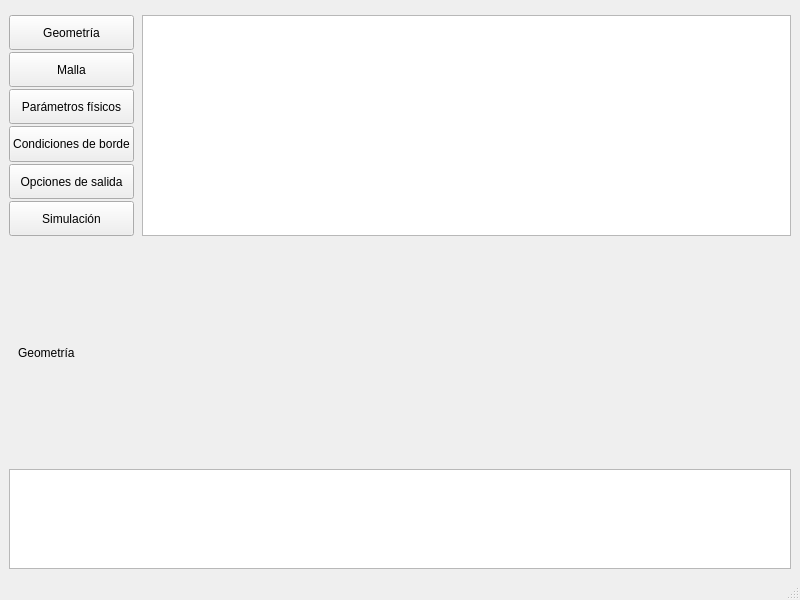
<?xml version="1.0" encoding="UTF-8"?>
<ui version="4.0">
 <class>ventanaPrincipal</class>
 <widget class="QMainWindow" name="ventanaPrincipal">
  <property name="geometry">
   <rect>
    <x>0</x>
    <y>0</y>
    <width>800</width>
    <height>600</height>
   </rect>
  </property>
  <property name="windowTitle">
   <string>MainWindow</string>
  </property>
  <widget class="QWidget" name="centralwidget">
   <layout class="QVBoxLayout" name="verticalLayout_2">
    <item>
     <widget class="QFrame" name="frameModelo">
      <property name="sizePolicy">
       <sizepolicy hsizetype="Expanding" vsizetype="Preferred">
        <horstretch>0</horstretch>
        <verstretch>0</verstretch>
       </sizepolicy>
      </property>
      <property name="frameShape">
       <enum>QFrame::StyledPanel</enum>
      </property>
      <property name="frameShadow">
       <enum>QFrame::Raised</enum>
      </property>
     </widget>
    </item>
    <item>
     <layout class="QHBoxLayout" name="horizontalLayout">
      <item>
       <layout class="QVBoxLayout" name="verticalLayout">
        <property name="spacing">
         <number>2</number>
        </property>
        <property name="leftMargin">
         <number>0</number>
        </property>
        <property name="rightMargin">
         <number>2</number>
        </property>
        <item>
         <widget class="QPushButton" name="pbGeometria">
          <property name="sizePolicy">
           <sizepolicy hsizetype="Minimum" vsizetype="Expanding">
            <horstretch>0</horstretch>
            <verstretch>0</verstretch>
           </sizepolicy>
          </property>
          <property name="text">
           <string>Geometría</string>
          </property>
         </widget>
        </item>
        <item>
         <widget class="QPushButton" name="pbMalla">
          <property name="sizePolicy">
           <sizepolicy hsizetype="Minimum" vsizetype="Expanding">
            <horstretch>0</horstretch>
            <verstretch>0</verstretch>
           </sizepolicy>
          </property>
          <property name="text">
           <string>Malla</string>
          </property>
         </widget>
        </item>
        <item>
         <widget class="QPushButton" name="pbFisica">
          <property name="sizePolicy">
           <sizepolicy hsizetype="Minimum" vsizetype="Expanding">
            <horstretch>0</horstretch>
            <verstretch>0</verstretch>
           </sizepolicy>
          </property>
          <property name="text">
           <string>Parámetros físicos</string>
          </property>
         </widget>
        </item>
        <item>
         <widget class="QPushButton" name="pbCondBorde">
          <property name="sizePolicy">
           <sizepolicy hsizetype="Minimum" vsizetype="Expanding">
            <horstretch>0</horstretch>
            <verstretch>0</verstretch>
           </sizepolicy>
          </property>
          <property name="text">
           <string>Condiciones de borde</string>
          </property>
         </widget>
        </item>
        <item>
         <widget class="QPushButton" name="pbSalida">
          <property name="sizePolicy">
           <sizepolicy hsizetype="Minimum" vsizetype="Expanding">
            <horstretch>0</horstretch>
            <verstretch>0</verstretch>
           </sizepolicy>
          </property>
          <property name="text">
           <string>Opciones de salida</string>
          </property>
         </widget>
        </item>
        <item>
         <widget class="QPushButton" name="pbSimulacion">
          <property name="sizePolicy">
           <sizepolicy hsizetype="Minimum" vsizetype="Expanding">
            <horstretch>0</horstretch>
            <verstretch>0</verstretch>
           </sizepolicy>
          </property>
          <property name="text">
           <string>Simulación</string>
          </property>
         </widget>
        </item>
       </layout>
      </item>
      <item>
       <widget class="QGraphicsView" name="vistaGeometria"/>
      </item>
     </layout>
    </item>
    <item>
     <widget class="QStackedWidget" name="stackedWidget">
      <property name="currentIndex">
       <number>0</number>
      </property>
      <widget class="QWidget" name="pagGeometria">
       <layout class="QHBoxLayout" name="horizontalLayout_4">
        <item>
         <widget class="QLabel" name="label">
          <property name="text">
           <string>Geometría</string>
          </property>
         </widget>
        </item>
       </layout>
      </widget>
      <widget class="QWidget" name="pagMalla">
       <layout class="QFormLayout" name="formLayout_2">
        <item row="0" column="0">
         <widget class="QLabel" name="label_2">
          <property name="text">
           <string>Malla</string>
          </property>
         </widget>
        </item>
       </layout>
      </widget>
      <widget class="QWidget" name="pagFisica">
       <layout class="QFormLayout" name="formLayout_3">
        <item row="0" column="0">
         <widget class="QLabel" name="label_3">
          <property name="text">
           <string>Parámetros físicos</string>
          </property>
         </widget>
        </item>
       </layout>
      </widget>
      <widget class="QWidget" name="pagCondBorde">
       <layout class="QFormLayout" name="formLayout_4">
        <item row="0" column="0">
         <widget class="QLabel" name="label_4">
          <property name="text">
           <string>Condiciones de borde</string>
          </property>
         </widget>
        </item>
       </layout>
      </widget>
      <widget class="QWidget" name="pagSalida">
       <layout class="QFormLayout" name="formLayout_5">
        <item row="0" column="0">
         <widget class="QLabel" name="label_5">
          <property name="text">
           <string>Opciones de salida</string>
          </property>
         </widget>
        </item>
       </layout>
      </widget>
      <widget class="QWidget" name="pagSimulacion">
       <layout class="QFormLayout" name="formLayout_6">
        <item row="0" column="0">
         <widget class="QLabel" name="label_6">
          <property name="text">
           <string>Simulación</string>
          </property>
         </widget>
        </item>
       </layout>
      </widget>
     </widget>
    </item>
    <item>
     <widget class="QTextEdit" name="textEdit">
      <property name="sizePolicy">
       <sizepolicy hsizetype="Expanding" vsizetype="Preferred">
        <horstretch>0</horstretch>
        <verstretch>0</verstretch>
       </sizepolicy>
      </property>
      <property name="maximumSize">
       <size>
        <width>16777215</width>
        <height>100</height>
       </size>
      </property>
     </widget>
    </item>
   </layout>
  </widget>
  <widget class="QMenuBar" name="menubar">
   <property name="geometry">
    <rect>
     <x>0</x>
     <y>0</y>
     <width>800</width>
     <height>26</height>
    </rect>
   </property>
  </widget>
  <widget class="QStatusBar" name="statusbar"/>
 </widget>
 <resources/>
 <connections/>
</ui>
